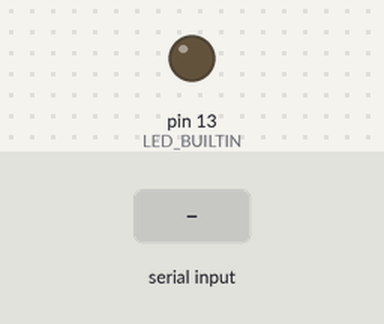
The sketch below on a simulated Arduino Uno, built with avr-gcc and run on an emulated ATmega328P. Parts: output pins drawn as LEDs (lit = HIGH). Inputs (shaded band) come from the test bench.

Above: at 1.2 s.
1.3 s: "1" received over Serial
At 2.5 s:
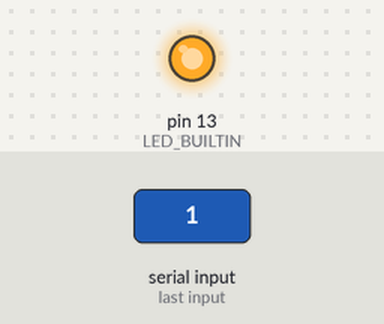
2.8 s: "0" received over Serial
At 3.6 s:
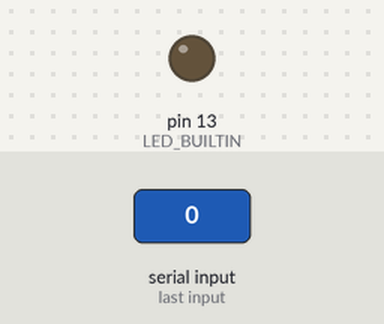
4.3 s: "2" received over Serial
At 4.8 s:
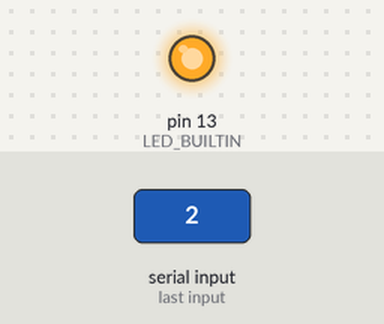
Timing chart, 0 to 7.3 s (numbered marks = the images above; inputs shaded):
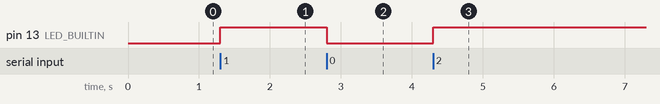

Measured:
- after the input at 1.3 s, pin 13 (LED_BUILTIN): LOW → HIGH at once
- after the input at 2.8 s, pin 13 (LED_BUILTIN): HIGH → LOW at once
- after the input at 4.3 s, pin 13 (LED_BUILTIN): LOW → HIGH at once

The sketch:

serial_ver.1.ino
```cpp
void setup() {
  Serial.begin(115200);
  pinMode(LED_BUILTIN, OUTPUT);
}

void loop() {
  if (Serial.available() > 0){
    char readByte = Serial.read();

    if (readByte == '1'|| readByte == '2' || readByte == '3'){
      digitalWrite(LED_BUILTIN, HIGH);
    }else{
      digitalWrite(LED_BUILTIN, LOW);
    }
  }

}
```
